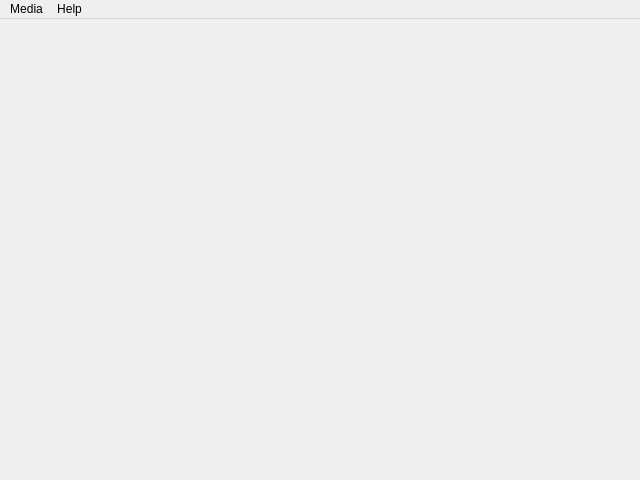
<?xml version="1.0" encoding="UTF-8"?>
<ui version="4.0">
 <class>MainWindow</class>
 <widget class="QMainWindow" name="MainWindow">
  <property name="geometry">
   <rect>
    <x>0</x>
    <y>0</y>
    <width>640</width>
    <height>480</height>
   </rect>
  </property>
  <property name="windowTitle">
   <string>MultimediaPlayer</string>
  </property>
  <widget class="QWidget" name="centralwidget">
   <widget class="QWidget" name="verticalLayoutWidget">
    <property name="geometry">
     <rect>
      <x>0</x>
      <y>0</y>
      <width>641</width>
      <height>461</height>
     </rect>
    </property>
    <layout class="QVBoxLayout" name="verticalLayout"/>
   </widget>
  </widget>
  <widget class="QMenuBar" name="menubar">
   <property name="geometry">
    <rect>
     <x>0</x>
     <y>0</y>
     <width>640</width>
     <height>22</height>
    </rect>
   </property>
   <widget class="QMenu" name="menuMedia">
    <property name="title">
     <string>Media</string>
    </property>
    <addaction name="actionOpen_File"/>
    <addaction name="actionOpen_Multiple_Files"/>
    <addaction name="actionOpen_Folder"/>
    <addaction name="actionOpen_Network_Stream"/>
    <addaction name="separator"/>
    <addaction name="actionQuit"/>
   </widget>
   <widget class="QMenu" name="menuHelp">
    <property name="title">
     <string>Help</string>
    </property>
    <addaction name="actionAbout"/>
   </widget>
   <addaction name="menuMedia"/>
   <addaction name="menuHelp"/>
  </widget>
  <action name="actionOpen_File">
   <property name="text">
    <string>Open File...</string>
   </property>
  </action>
  <action name="actionOpen_Multiple_Files">
   <property name="text">
    <string>Open Multiple Files...</string>
   </property>
  </action>
  <action name="actionOpen_Folder">
   <property name="text">
    <string>Open Folder...</string>
   </property>
  </action>
  <action name="actionOpen_Network_Stream">
   <property name="text">
    <string>Open Network Stream...</string>
   </property>
  </action>
  <action name="actionQuit">
   <property name="text">
    <string>Quit</string>
   </property>
  </action>
  <action name="actionAbout">
   <property name="text">
    <string>About</string>
   </property>
  </action>
 </widget>
 <resources/>
 <connections>
  <connection>
   <sender>actionQuit</sender>
   <signal>triggered()</signal>
   <receiver>MainWindow</receiver>
   <slot>close()</slot>
   <hints>
    <hint type="sourcelabel">
     <x>-1</x>
     <y>-1</y>
    </hint>
    <hint type="destinationlabel">
     <x>319</x>
     <y>240</y>
    </hint>
   </hints>
  </connection>
 </connections>
</ui>
